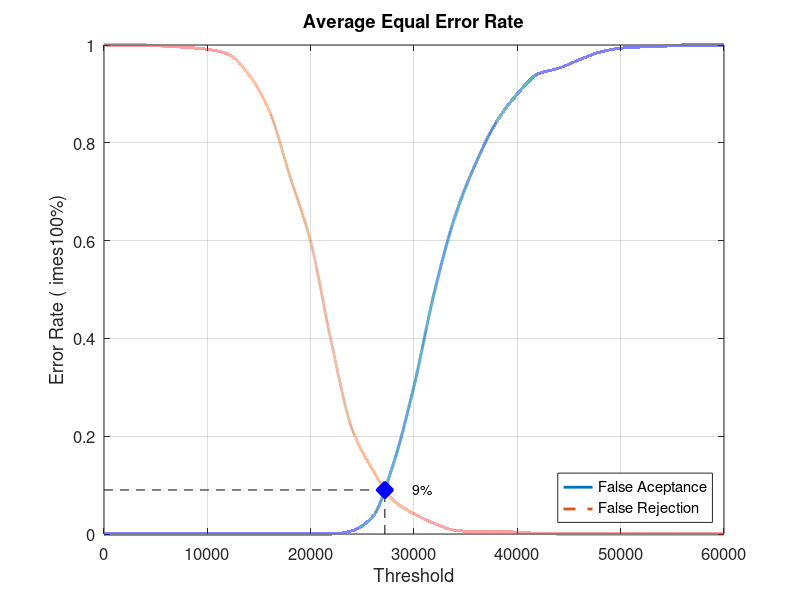
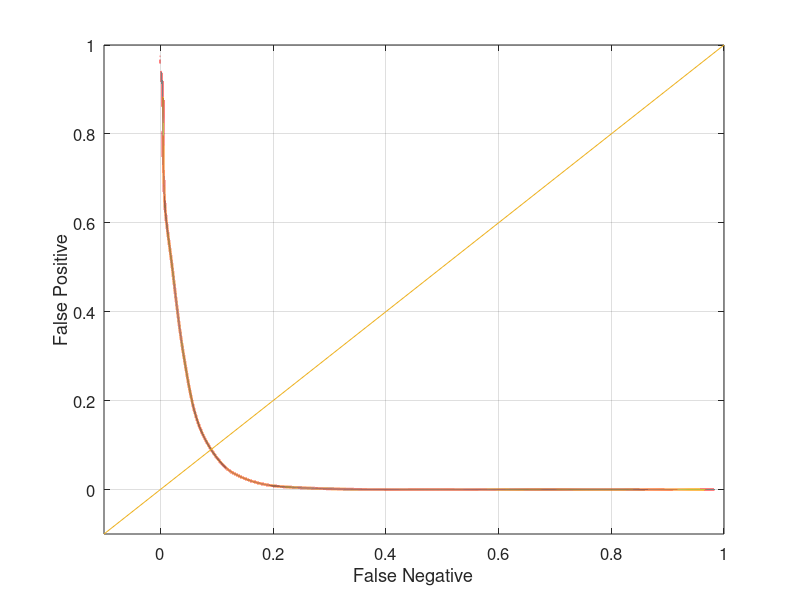

Write the MATLAB code that produced these figures, in order.
close all;
clear;
clc;
x = 0:2000:60000;
xq = 0:0.5:60000;

y0 = [0 0 0 0 0 0 0 0 0 0 0 0 0.00657895 0.0355263 0.143421 0.302632 0.497368 0.651316 0.759211 0.843421 0.9 0.940789 0.952632 0.969737 0.985526 0.993421 0.996053 0.997368 1 1 1]
yy0 = interp1(x, y0, xq, 'pchip');
y1 = [1 1 1 0.9975 0.995 0.99125 0.98125 0.94 0.865 0.73125 0.5975 0.3925 0.215 0.13125 0.06875 0.04125 0.02125 0.0075 0.005 0.005 0.00375 0.00125 0 0 0 0 0 0 0 0 0]
yy1 = interp1(x, y1, xq, 'pchip');

% Calculating EER: 
y2 = abs(y0 - y1);
find(y2 == min(y2))
yy2 = abs(yy0 - yy1);
xEER = find(yy2 == min(yy2));
xEERIndex = xq(xEER) % X-axis EER
yEER = yy0(xEER) % Y-axis EER

main = figure
plot(xq, yy0,'-','LineWidth', 2);	hold on
plot(xq, yy1,'--','LineWidth', 2);	hold on
plot([xEERIndex xEERIndex], [0 yEER], 'k--');	hold on
plot([0 xEERIndex], [yEER yEER], 'k--');	hold on
plot(xEERIndex, yEER, 'bx', 'LineWidth', 10);	hold on
text(xEERIndex + 10 * xEERIndex / 100, yEER, [num2str(round((10000 * yEER)) / 100) '%'])
legend('False Aceptance', 'False Rejection', 'Location', 'SouthEast')
xlabel('Threshold')
ylabel('Error Rate (	imes100%)')
title('Average Equal Error Rate')
set(gca, 'FontSize', 12)
axis([0 60000 0 1])
grid on

print(main, 'Experiment4AverageMain', '-dpng');
FNRxFPR = figure('Color', [1 1 1]);
plot(yy1, yy0, '-', yy1, yy0, 'LineWidth', 2);
hold on
y = -0.1:0.1:1
plot(y, y); 
set(gca, 'FontSize', 12)
xlabel('False Negative')
ylabel('False Positive')
axis([-0.1 1 -0.1 1])
set(gca, 'FontSize', 12)
grid on

print(FNRxFPR, 'Experiment4AverageFNRxFPR','-dpng');
